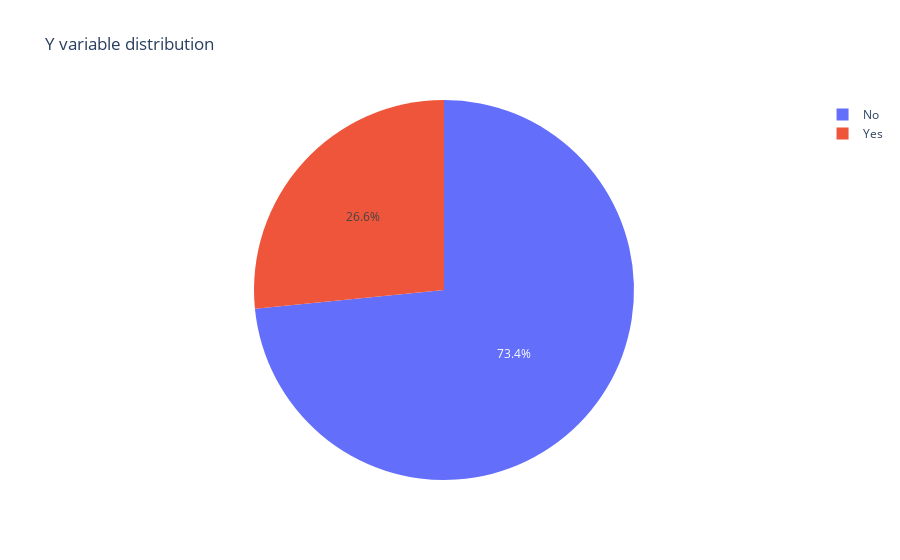

The notebook cell this image was saved under:
### Code cell
px.pie(values = data.Churn.value_counts().values.tolist(), names = data.Churn.value_counts().index.tolist(),title = "Y variable distribution")

### Figure 1 — Plotly figure (JSON) as saved in the notebook; plotly's stock layout.template omitted (floating-point values rounded to 4 significant figures)
{"data": [{"domain": {"x": [0, 1], "y": [0, 1]}, "hovertemplate": "label=%{label}<br>value=%{value}<extra></extra>", "labels": ["No", "Yes"], "legendgroup": "", "name": "", "showlegend": true, "type": "pie", "values": [5163, 1869]}], "layout": {"legend": {"tracegroupgap": 0}, "title": {"text": "Y variable distribution"}}}
